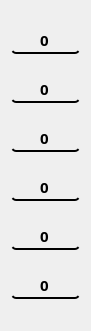
    <widget class="QWidget" name="layoutWidget">
     <property name="geometry">
      <rect>
       <x>120</x>
       <y>0</y>
       <width>91</width>
       <height>331</height>
      </rect>
     </property>
     <layout class="QVBoxLayout" name="verticalLayout">
      <item>
       <widget class="QLineEdit" name="l200">
        <property name="font">
         <font>
          <family>Mongolian Baiti</family>
          <pointsize>11</pointsize>
          <weight>75</weight>
          <bold>true</bold>
         </font>
        </property>
        <property name="styleSheet">
         <string notr="true">color: rgb(0, 0, 0);
border-radius:5px;
background-color:transparent;
border-bottom:2px solid rgb(0, 0, 0);</string>
        </property>
        <property name="text">
         <string>0</string>
        </property>
        <property name="alignment">
         <set>Qt::AlignCenter</set>
        </property>
        <property name="readOnly">
         <bool>true</bool>
        </property>
        <property name="placeholderText">
         <string>Qté.</string>
        </property>
       </widget>
      </item>
      <item>
       <widget class="QLineEdit" name="l100">
        <property name="font">
         <font>
          <family>Mongolian Baiti</family>
          <pointsize>11</pointsize>
          <weight>75</weight>
          <bold>true</bold>
         </font>
        </property>
        <property name="styleSheet">
         <string notr="true">color: rgb(0, 0, 0);
border-radius:5px;
background-color:transparent;
border-bottom:2px solid rgb(0, 0, 0);</string>
        </property>
        <property name="text">
         <string>0</string>
        </property>
        <property name="alignment">
         <set>Qt::AlignCenter</set>
        </property>
        <property name="readOnly">
         <bool>true</bool>
        </property>
        <property name="placeholderText">
         <string>Qté.</string>
        </property>
       </widget>
      </item>
      <item>
       <widget class="QLineEdit" name="l50">
        <property name="font">
         <font>
          <family>Mongolian Baiti</family>
          <pointsize>11</pointsize>
          <weight>75</weight>
          <bold>true</bold>
         </font>
        </property>
        <property name="styleSheet">
         <string notr="true">color: rgb(0, 0, 0);
border-radius:5px;
background-color:transparent;
border-bottom:2px solid rgb(0, 0, 0);</string>
        </property>
        <property name="text">
         <string>0</string>
        </property>
        <property name="alignment">
         <set>Qt::AlignCenter</set>
        </property>
        <property name="readOnly">
         <bool>true</bool>
        </property>
        <property name="placeholderText">
         <string>Qté.</string>
        </property>
       </widget>
      </item>
      <item>
       <widget class="QLineEdit" name="l20">
        <property name="font">
         <font>
          <family>Mongolian Baiti</family>
          <pointsize>11</pointsize>
          <weight>75</weight>
          <bold>true</bold>
         </font>
        </property>
        <property name="styleSheet">
         <string notr="true">color: rgb(0, 0, 0);
border-radius:5px;
background-color:transparent;
border-bottom:2px solid rgb(0, 0, 0);</string>
        </property>
        <property name="text">
         <string>0</string>
        </property>
        <property name="alignment">
         <set>Qt::AlignCenter</set>
        </property>
        <property name="readOnly">
         <bool>true</bool>
        </property>
        <property name="placeholderText">
         <string>Qté.</string>
        </property>
       </widget>
      </item>
      <item>
       <widget class="QLineEdit" name="l10">
        <property name="font">
         <font>
          <family>Mongolian Baiti</family>
          <pointsize>11</pointsize>
          <weight>75</weight>
          <bold>true</bold>
         </font>
        </property>
        <property name="styleSheet">
         <string notr="true">color: rgb(0, 0, 0);
border-radius:5px;
background-color:transparent;
border-bottom:2px solid rgb(0, 0, 0);</string>
        </property>
        <property name="text">
         <string>0</string>
        </property>
        <property name="alignment">
         <set>Qt::AlignCenter</set>
        </property>
        <property name="readOnly">
         <bool>true</bool>
        </property>
        <property name="placeholderText">
         <string>Qté.</string>
        </property>
       </widget>
      </item>
      <item>
       <widget class="QLineEdit" name="l5">
        <property name="font">
         <font>
          <family>Mongolian Baiti</family>
          <pointsize>11</pointsize>
          <weight>75</weight>
          <bold>true</bold>
         </font>
        </property>
        <property name="styleSheet">
         <string notr="true">color: rgb(0, 0, 0);
border-radius:5px;
background-color:transparent;
border-bottom:2px solid rgb(0, 0, 0);</string>
        </property>
        <property name="text">
         <string>0</string>
        </property>
        <property name="alignment">
         <set>Qt::AlignCenter</set>
        </property>
        <property name="readOnly">
         <bool>true</bool>
        </property>
        <property name="placeholderText">
         <string>Qté.</string>
        </property>
       </widget>
      </item>
     </layout>
    </widget>
